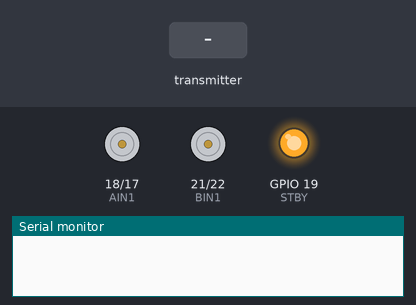
Recording of a sketch running on a simulated ESP32. Shown: motor-driver pin pairs drawn as motors (green arrow = first pin HIGH = forward, orange = second pin HIGH = backward, longer = more drive, scaled by the enable pin, stopped while the standby pin is LOW), output pins drawn as LEDs (lit = HIGH), the last lines printed to the serial monitor. The test bench sets the inputs (shaded band).

Above: at 1.2 s.
1.3 s: the transmitter starts sending SpinMotion = 1
At 2.0 s:
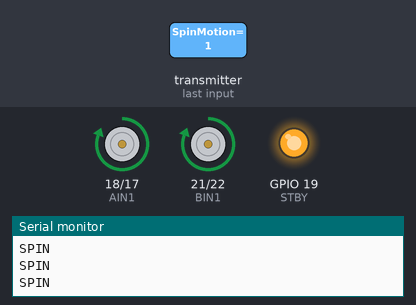
2.8 s: the transmitter starts sending BackMotion = 1
At 3.2 s:
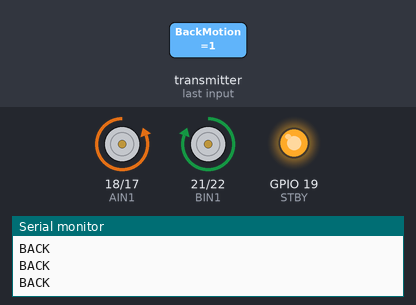
4.3 s: the transmitter starts sending FrontMotion = 1
At 5.5 s:
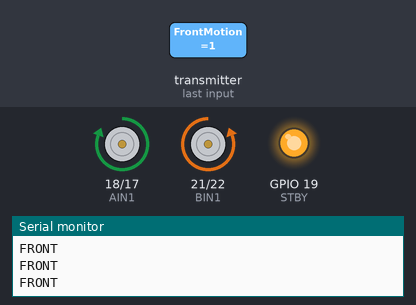
5.8 s: the transmitter starts sending FrontMotion = 0
At 6.8 s:
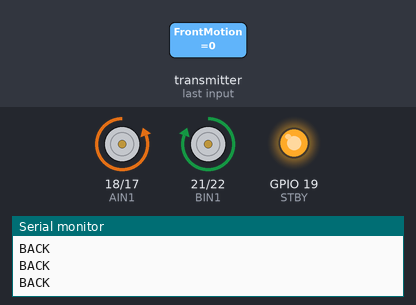
7.3 s: the transmitter starts sending LeftMotion = 1
At 8.0 s:
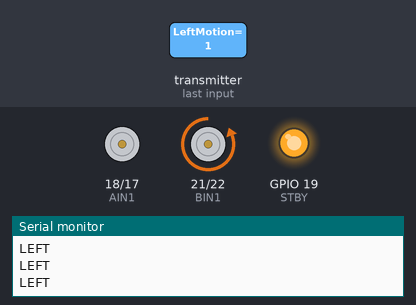
8.8 s: the transmitter starts sending LeftMotion = 0
At 9.2 s:
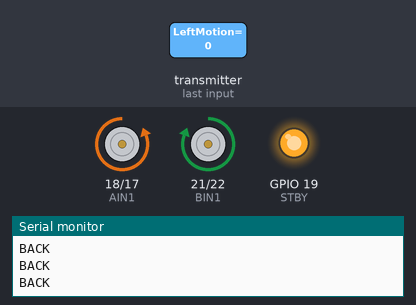
Timing chart, 0 to 11.3 s (numbered marks = the images above; inputs shaded):
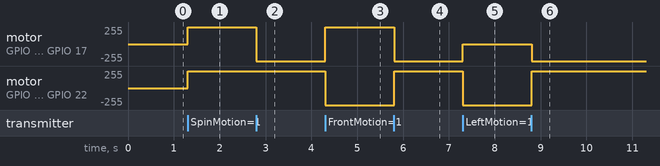

Measured:
- after the input at 1.3 s, motor on GPIO 18 (AIN1) / GPIO 17 (AIN2), motor on GPIO 21 (BIN1) / GPIO 22 (BIN2): stopped → forward 255/255 at once
- after the input at 2.8 s, motor on GPIO 18 (AIN1) / GPIO 17 (AIN2): forward 255/255 → backward 255/255 at once
- after the input at 4.3 s, motor on GPIO 18 (AIN1) / GPIO 17 (AIN2): backward 255/255 → forward 255/255 at once; motor on GPIO 21 (BIN1) / GPIO 22 (BIN2): forward 255/255 → backward 255/255 at once
- after the input at 5.8 s, motor on GPIO 18 (AIN1) / GPIO 17 (AIN2): forward 255/255 → backward 255/255 at once; motor on GPIO 21 (BIN1) / GPIO 22 (BIN2): backward 255/255 → forward 255/255 at once
- after the input at 7.3 s, motor on GPIO 18 (AIN1) / GPIO 17 (AIN2): backward 255/255 → stopped at once; motor on GPIO 21 (BIN1) / GPIO 22 (BIN2): forward 255/255 → backward 255/255 at once
- after the input at 8.8 s, motor on GPIO 18 (AIN1) / GPIO 17 (AIN2): stopped → backward 255/255 at once; motor on GPIO 21 (BIN1) / GPIO 22 (BIN2): backward 255/255 → forward 255/255 at once

The sketch:

Receiver_auto.ino
```cpp
#include <esp_now.h>
#include <WiFi.h>

const int buttonPin = 33;

// Pin for motor control
const int AIN1 = 18;
const int AIN2 = 17;
const int BIN1 = 21;
const int BIN2 = 22;

// Pin for PWM control
const int PWMA = 23;
const int PWMB = 16;
const int STBY = 19;

// Holds motion event data
typedef struct {
  bool SpinMotion;
  bool BackMotion;
  bool FrontMotion;
  bool LeftMotion;
  bool RightMotion;
  bool StopMotion;
} MotionEvent;

MotionEvent Motion;

// Receives motion data
void OnMotionDataRecv(const uint8_t *mac, const uint8_t *incomingData, int len) {
  memcpy(&Motion, incomingData, sizeof(Motion));
}

void setup() {
  Serial.begin(115200);

  pinMode(33, INPUT);

  // Pin modes for motor control
  pinMode(AIN1, OUTPUT);
  pinMode(AIN2, OUTPUT);
  pinMode(BIN1, OUTPUT);
  pinMode(BIN2, OUTPUT);

  // Pin modes for PWM control
  pinMode(PWMA, OUTPUT);
  pinMode(PWMB, OUTPUT);
  pinMode(STBY, OUTPUT);

  // Put ON the motor drive, set to LOW to put OFF
  digitalWrite(STBY, HIGH);

  // Initialize WiFi
  WiFi.mode(WIFI_STA);

  // Initialize ESP-NOW
  if (esp_now_init() != ESP_OK) {
    Serial.println("Error initializing ESP-NOW");
    return;
  }
  // Callback functions for receiving data
  esp_now_register_recv_cb(OnMotionDataRecv);
}


// Controls motors based on motion events
void motion() {
  if (Motion.FrontMotion == HIGH) {
    // Front
    Serial.println("FRONT");

    digitalWrite(AIN1, HIGH);
    digitalWrite(AIN2, LOW);
    analogWrite(PWMA, 255);

    digitalWrite(BIN1, LOW);
    digitalWrite(BIN2, HIGH);
    analogWrite(PWMB, 255);
  }

  else if (Motion.LeftMotion == HIGH) {
    // Left
    Serial.println("LEFT");

    digitalWrite(AIN1, LOW);
    digitalWrite(AIN2, LOW);
    analogWrite(PWMA, 0);

    digitalWrite(BIN1, LOW);
    digitalWrite(BIN2, HIGH);
    analogWrite(PWMB, 255);
  }

  else if (Motion.BackMotion == HIGH) {
    // Back
    Serial.println("BACK");

    digitalWrite(AIN1, LOW);
    digitalWrite(AIN2, HIGH);
    analogWrite(PWMA, 255);

    digitalWrite(BIN1, HIGH);
    digitalWrite(BIN2, LOW);
    analogWrite(PWMB, 255);
  }

  else if (Motion.RightMotion == HIGH) {
    // Right
    Serial.println("RIGHT");

    digitalWrite(AIN1, HIGH);
    digitalWrite(AIN2, LOW);
    analogWrite(PWMA, 255);

    digitalWrite(BIN1, LOW);
    digitalWrite(BIN2, LOW);
    analogWrite(PWMB, 0);
  }

  else if (Motion.SpinMotion == HIGH) {
    // Spin to the right
    Serial.println("SPIN");

    digitalWrite(AIN1, HIGH);
    digitalWrite(AIN2, LOW);
    analogWrite(PWMA, 255);

    digitalWrite(BIN1, HIGH);
    digitalWrite(BIN2, LOW);
    analogWrite(PWMB, 255);
  }

  else if (Motion.StopMotion == HIGH) {
    // Stop
    digitalWrite(AIN1, LOW);
    digitalWrite(AIN2, LOW);
    analogWrite(PWMA, 0);

    digitalWrite(BIN1, LOW);
    digitalWrite(BIN2, LOW);
    analogWrite(PWMB, 0);
  }
}

void loop() {
  motion();
  delay(100);
}
```
